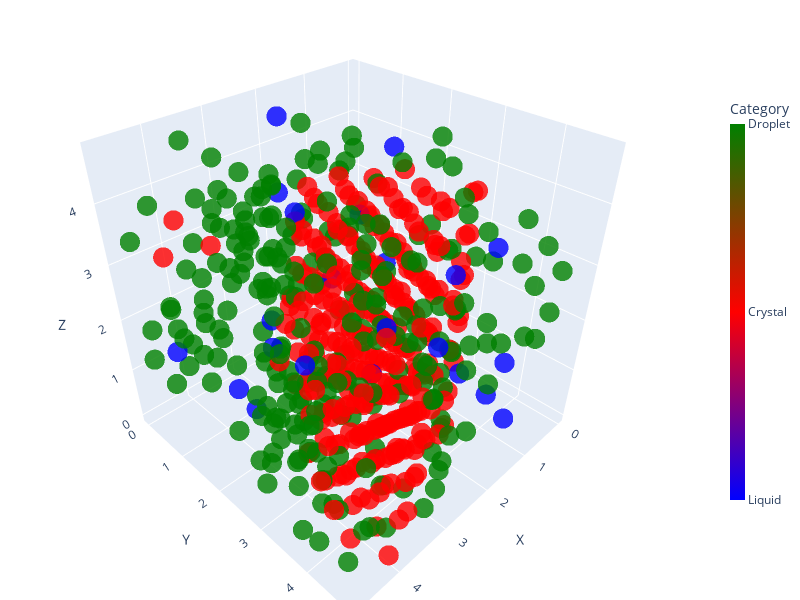

Notebook code cell kept with this figure:
### Code cell
#Load the trajecory
topology_file = 'Trajectories/TPS/TPS_MC1_cont2_decor_2.gro'  # or .pdb, .tpr, etc.
trajectory_file = 'Trajectories/TPS/TPS_MC1_cont2_decor_2.xtc'  # or .trr, etc.

#Load specific frame for trajectory
frame_number = 240
lq6_cutoff = 0.5
d_cutoff = 0.6

#Extract the coordinates of CA atom for this frame
coords, box = load_coordinates(topology_file, trajectory_file, frame_number)

#Get the periodic pairwise distances between atoms matrix
dist_matrix = pbc_distance_matrix(coords.T, box)

#Create an adjacency matrix where 1 indicates distance <= cutoff, else 0
adjacency_matrix = (dist_matrix <= d_cutoff).astype(int)

#Set the diagonal to 0 (since an atom is not adjacent to itself)
np.fill_diagonal(adjacency_matrix, 0)

#Compute the neighbor vectors for each atom
neighbor_vectors = compute_neighbor_vectors(coords.T, box, adjacency_matrix)

#Compute Q6 for each atom
q6_vectors= compute_q6(neighbor_vectors)

#Compute Local Q6 for each atom
local_q6_values = compute_local_q6(q6_vectors, adjacency_matrix, dist_matrix, d_cutoff)

#Select only atoms for which lq6 is high enough
crystal_cutoff = np.where(local_q6_values > lq6_cutoff, 1, 0)
droplet_cutoff = np.where(local_q6_values < lq6_cutoff, 1, 0)

#Remove atoms from adjacency matrix that are not crystalline (select crystal neighbors)
crystal_filter = np.outer(crystal_cutoff, crystal_cutoff)
crystal_matrix = adjacency_matrix * crystal_filter

droplet_filter = np.outer(droplet_cutoff, droplet_cutoff)
droplet_matrix = adjacency_matrix * droplet_filter

#Find clusters within connected crystal atoms
crystal_clusters = find_clusters(crystal_matrix)
# cluster_array = np.zeros(558, dtype=int)
crystal_array = max(crystal_clusters, key=len)

#Find clusters within connected crystal atoms
droplet_clusters = find_clusters(droplet_matrix)
# cluster_array = np.zeros(558, dtype=int)
droplet_array = max(droplet_clusters, key=len)


# Plot interactively
plot_atoms_categories(coords, crystal_array, droplet_array, x=558, interactive=True)

### Figure 1 — Plotly figure (JSON) as saved in the notebook; plotly's stock layout.template omitted (floating-point values rounded to 4 significant figures; data arrays with more than 128 entries replaced by an {"elided": "..."} marker saying what was removed)
{"data": [{"marker": {"color": {"elided": "558 int values"}, "colorbar": {"len": 0.7, "thickness": 15, "ticktext": ["Liquid", "Crystal", "Droplet"], "tickvals": [0, 1, 2], "title": {"text": "Category"}}, "colorscale": [[0, "blue"], [0.5, "red"], [1, "green"]], "opacity": 0.8, "size": 7}, "mode": "markers", "type": "scatter3d", "x": {"elided": "558 float values"}, "y": {"elided": "558 float values"}, "z": {"elided": "558 float values"}}], "layout": {"height": 600, "margin": {"b": 0, "l": 0, "r": 0, "t": 0}, "scene": {"aspectmode": "cube", "xaxis": {"title": {"text": "X"}}, "yaxis": {"title": {"text": "Y"}}, "zaxis": {"title": {"text": "Z"}}}, "width": 800}}
